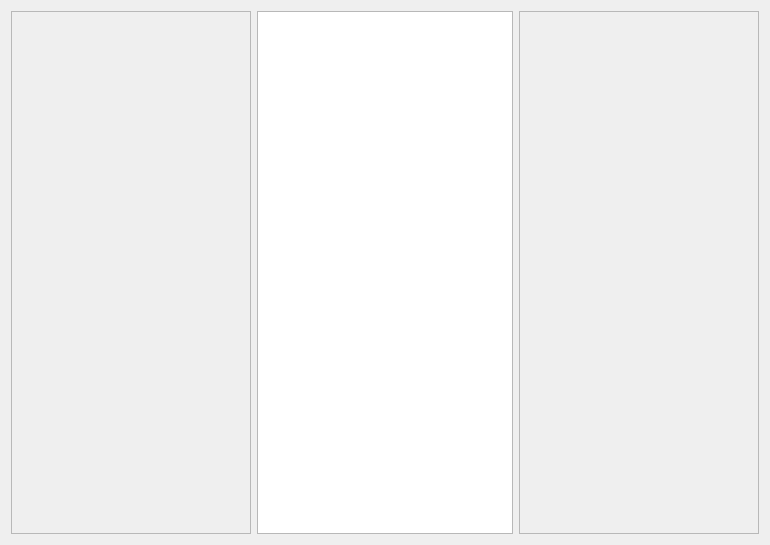
<?xml version="1.0" encoding="UTF-8"?>
<ui version="4.0">
 <class>MainWindow</class>
 <widget class="QMainWindow" name="MainWindow">
  <property name="geometry">
   <rect>
    <x>0</x>
    <y>0</y>
    <width>770</width>
    <height>545</height>
   </rect>
  </property>
  <property name="windowTitle">
   <string>MainWindow</string>
  </property>
  <widget class="QWidget" name="centralWidget">
   <layout class="QHBoxLayout" name="horizontalLayout">
    <item>
     <widget class="QScrollArea" name="outputWidget">
      <property name="widgetResizable">
       <bool>true</bool>
      </property>
      <widget class="QWidget" name="scrollAreaWidgetContents">
       <property name="geometry">
        <rect>
         <x>0</x>
         <y>0</y>
         <width>233</width>
         <height>519</height>
        </rect>
       </property>
      </widget>
     </widget>
    </item>
    <item>
     <widget class="QTextBrowser" name="logTextBrowser"/>
    </item>
    <item>
     <widget class="QScrollArea" name="inputWidget">
      <property name="widgetResizable">
       <bool>true</bool>
      </property>
      <widget class="QWidget" name="contents">
       <property name="geometry">
        <rect>
         <x>0</x>
         <y>0</y>
         <width>233</width>
         <height>519</height>
        </rect>
       </property>
      </widget>
     </widget>
    </item>
   </layout>
  </widget>
 </widget>
 <layoutdefault spacing="6" margin="11"/>
 <resources/>
 <connections/>
</ui>
